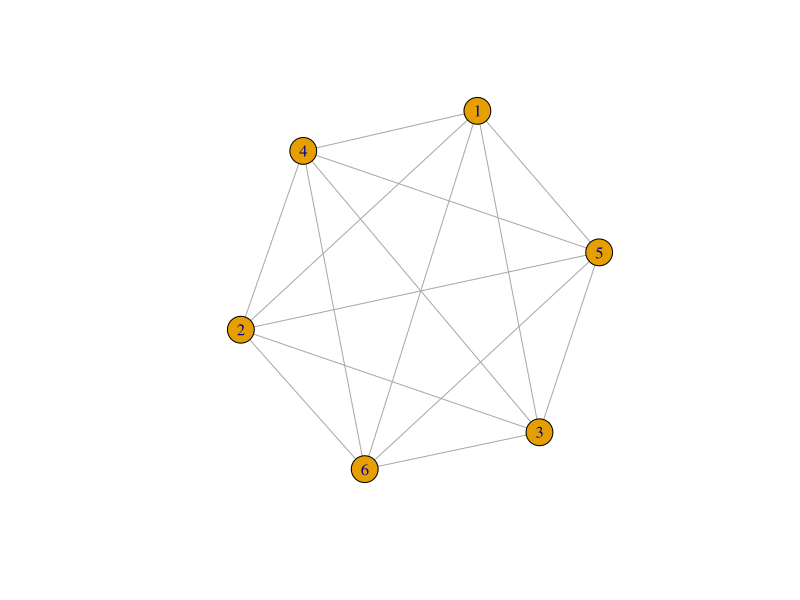
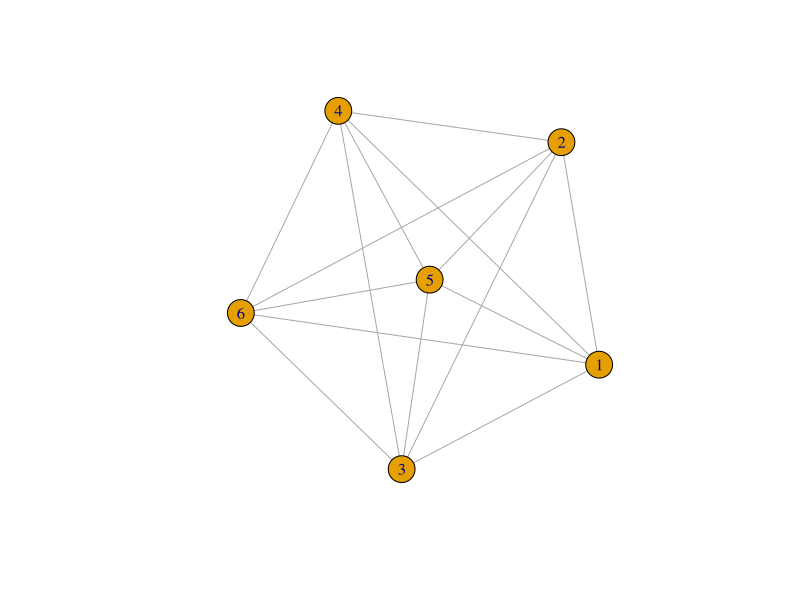
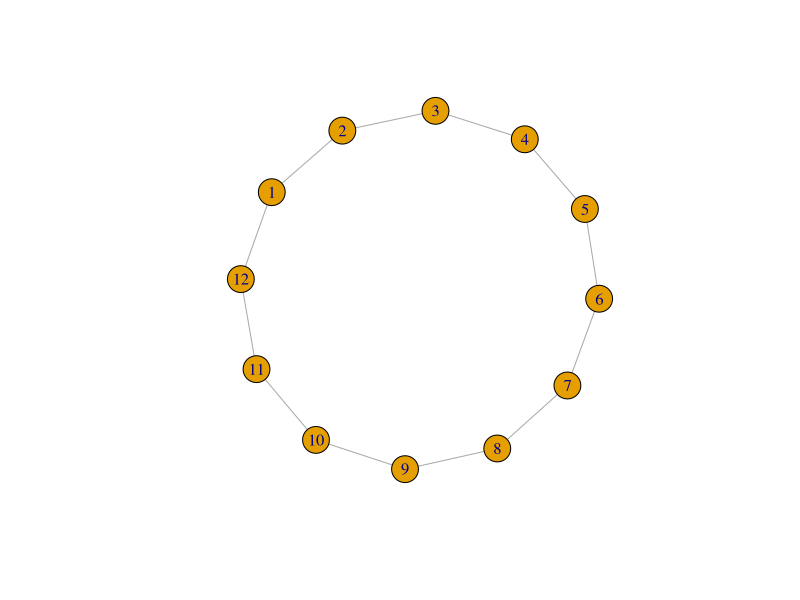
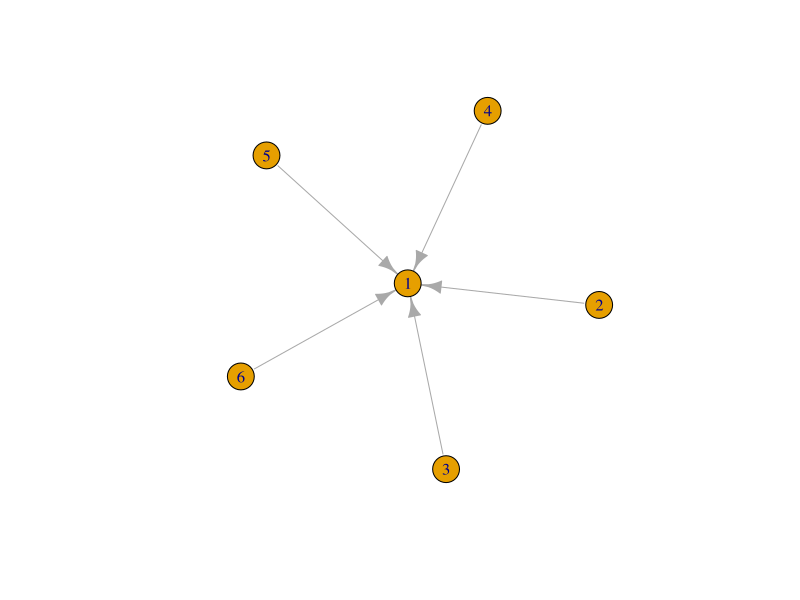
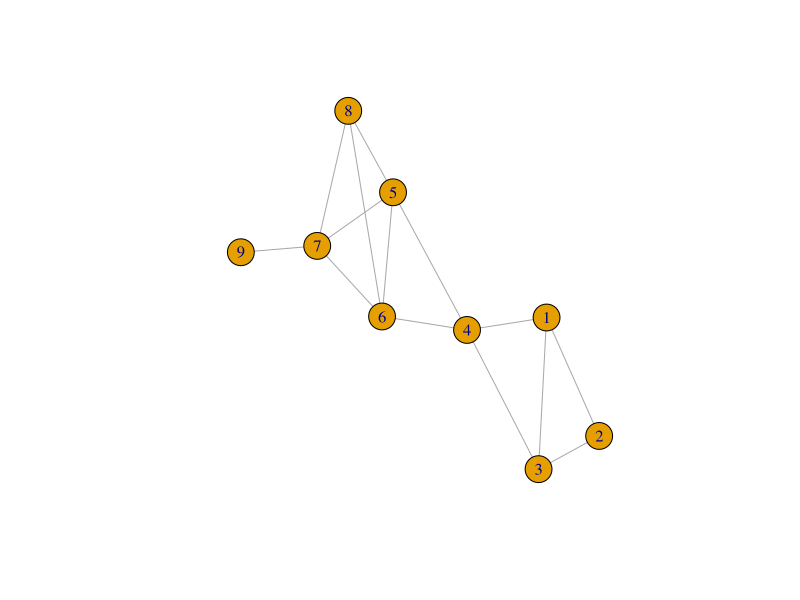

These charts were generated, in order, by the following R code:
library(igraph)

gf<-graph.full(6,directed=FALSE)
plot(gf)

gf<-graph.full(6,directed=FALSE)
plot(gf)

gr<-graph.ring(12)
plot(gr)

gs<-graph.star(6)
plot(gs)

g <- graph.empty(directed=FALSE) 
g <- add.vertices(g,9) 
g[1,c(2,3,4)]=1
g[2,3]=1
g[3,4]=1
g[4,c(5,6)]=1
g[5,c(6,7,8)]=1
g[6,c(7,8)]=1
g[7,8]=1
g[7,9]=1
plot(g)
